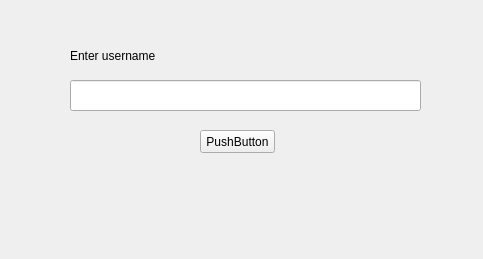
<?xml version="1.0" encoding="UTF-8"?>
<ui version="4.0">
 <class>Form</class>
 <widget class="QWidget" name="Form">
  <property name="geometry">
   <rect>
    <x>0</x>
    <y>0</y>
    <width>483</width>
    <height>259</height>
   </rect>
  </property>
  <property name="windowTitle">
   <string>Form</string>
  </property>
  <widget class="QLineEdit" name="lineEdit">
   <property name="geometry">
    <rect>
     <x>70</x>
     <y>80</y>
     <width>351</width>
     <height>31</height>
    </rect>
   </property>
  </widget>
  <widget class="QPushButton" name="pushButton">
   <property name="geometry">
    <rect>
     <x>200</x>
     <y>130</y>
     <width>75</width>
     <height>23</height>
    </rect>
   </property>
   <property name="text">
    <string>PushButton</string>
   </property>
  </widget>
  <widget class="QLabel" name="label">
   <property name="geometry">
    <rect>
     <x>70</x>
     <y>40</y>
     <width>351</width>
     <height>31</height>
    </rect>
   </property>
   <property name="styleSheet">
    <string notr="true">align=&quot;center&quot;</string>
   </property>
   <property name="text">
    <string>Enter username</string>
   </property>
  </widget>
 </widget>
 <resources/>
 <connections/>
</ui>
